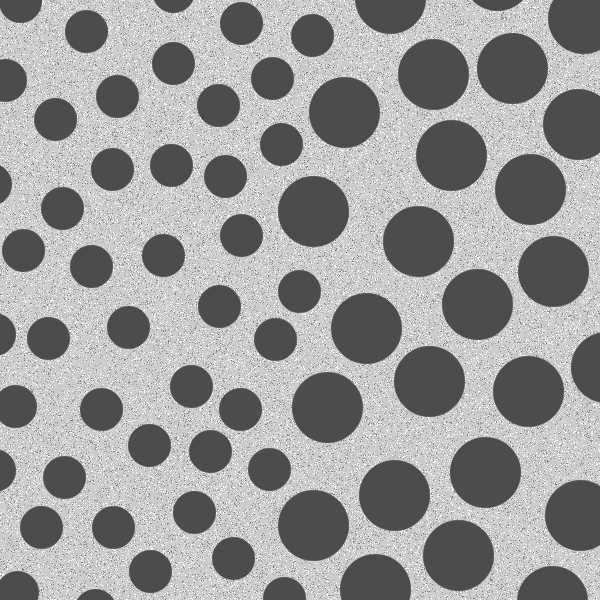
#> input picture AC2/figs/circulos.tif, 600 x 600 px, given in place of facensLogo.png, which was not available
$ python ex03pt2.py
#> lines starting #> are read from the running program, lines starting #| are printed output that depends on the picture; pictures that were not available may be replaced by others from this repository, and a replacement may not be noted
import cv2
import numpy as np
import matplotlib.pyplot as plt


img = cv2.imread('C:/Users/Lucas/Documents/visao computacional/2023S1_AC2/figs/facensLogo.png')
#> img is the input picture: shape (600, 600, 3); min 76, max 255, mean 153.6


hsv = cv2.cvtColor(img, cv2.COLOR_BGR2HSV)
#> hsv: shape (600, 600, 3); mean H, S, V 0, 0, 153.6


lower_blue = np.array([100, 50, 50])
upper_blue = np.array([130, 255, 255])


mask = cv2.inRange(hsv, lower_blue, upper_blue)
#> mask: shape (600, 600); every value is 0

result = np.zeros((img.shape[0], img.shape[1], 4), dtype=np.uint8)
result[mask > 0] = [255, 255, 255, 255]
result[mask == 0] = [0, 0, 0, 0]


import cv2
from matplotlib import pyplot as plt
import numpy as np

caminho = 'C:/Users/Lucas/Documents/visao computacional/2023S1_AC2/figs/facensVistaAerea.webp'
img = cv2.imread(caminho)
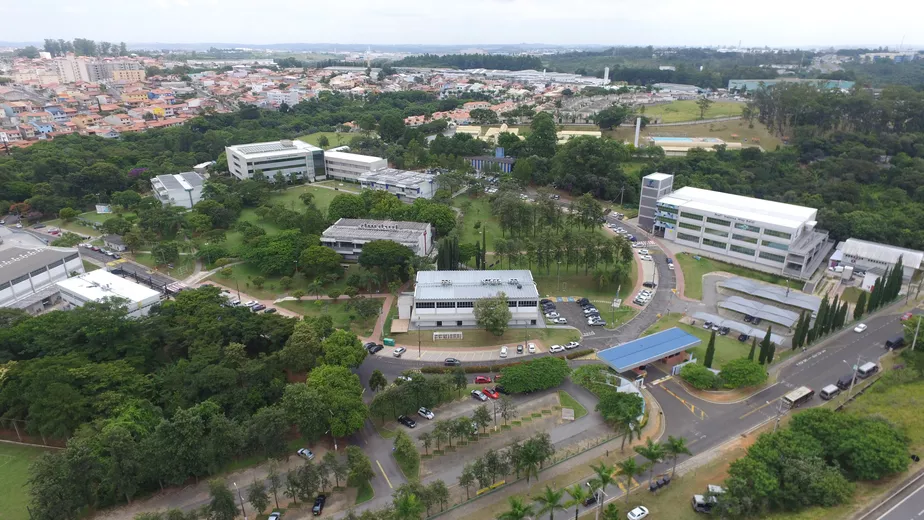
#> input picture AC2/figs/facensVistaAerea.webp, 924 x 520 px, found by its file name
#> img is the input picture: shape (520, 924, 3); mean B, G, R 110.7, 121.8, 115.7


altura, largura, _ = img.shape
#> altura = 520; largura = 924
x = largura//2
#> x = 462
y = altura//2
#> y = 260
cima_esquerda = img[0:y, 0:x]
cima_direita = img[0:y, x:largura]
baixo_esquerda = img[y:altura, 0:x]
baixo_direita = img[y:altura, x:largura]
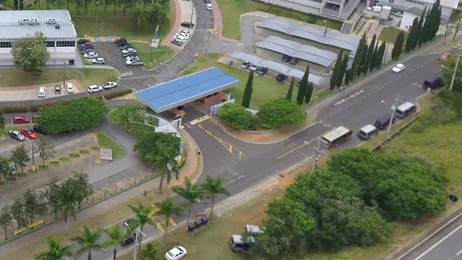
#> baixo_direita: shape (260, 462, 3); mean B, G, R 98.2, 115.1, 111.9


nova_largura = largura // 2
#> nova_largura = 462
nova_altura = altura // 2
#> nova_altura = 260

cima_esquerda_redimensionada = cv2.resize(cima_esquerda, (nova_largura, nova_altura))
cima_direita_redimensionada = cv2.resize(cima_direita, (nova_largura, nova_altura))
baixo_esquerda_redimensionada = cv2.resize(baixo_esquerda, (nova_largura, nova_altura))
baixo_direita_redimensionada = cv2.resize(baixo_direita, (nova_largura, nova_altura))

cima_esquerda_rotacionada = cv2.warpAffine(cima_esquerda_redimensionada, cv2.getRotationMatrix2D((nova_largura/2, nova_altura/2), 45, 1), (nova_largura, nova_altura))
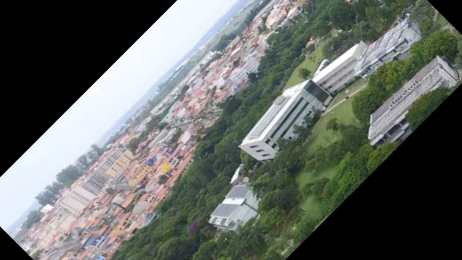
#> cima_esquerda_rotacionada: shape (260, 462, 3); mean B, G, R 100, 104.6, 100.1
cima_direita_rotacionada = cv2.warpAffine(cima_direita_redimensionada, cv2.getRotationMatrix2D((nova_largura/2, nova_altura/2), -45, 1), (nova_largura, nova_altura))
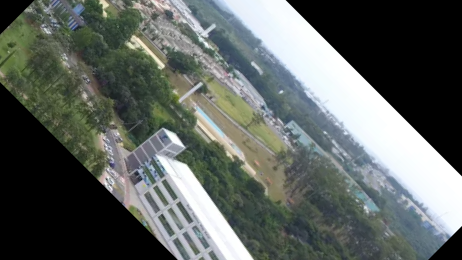
#> cima_direita_rotacionada: shape (260, 462, 3); mean B, G, R 96.7, 100.5, 94.6
baixo_esquerda_rotacionada = cv2.warpAffine(baixo_esquerda_redimensionada, cv2.getRotationMatrix2D((nova_largura/2, nova_altura/2), -45, 1), (nova_largura, nova_altura))
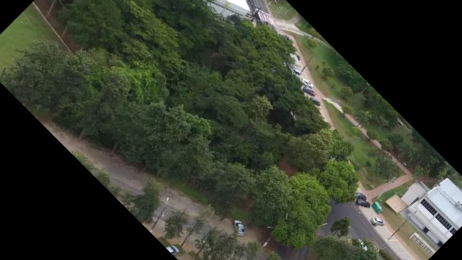
#> baixo_esquerda_rotacionada: shape (260, 462, 3); mean B, G, R 43.9, 58.4, 53
baixo_direita_rotacionada = cv2.warpAffine(baixo_direita_redimensionada, cv2.getRotationMatrix2D((nova_largura/2, nova_altura/2), 45, 1), (nova_largura, nova_altura))
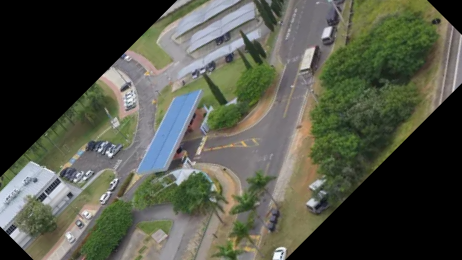
#> baixo_direita_rotacionada: shape (260, 462, 3); mean B, G, R 71.6, 84.7, 81.6

nova_imagem = np.zeros((altura, largura, 3), dtype=np.uint8)

nova_imagem[0:nova_altura, 0:nova_largura] = cima_esquerda_rotacionada
nova_imagem[0:nova_altura, nova_largura:largura] = cima_direita_rotacionada
nova_imagem[nova_altura:altura, 0:nova_largura] = baixo_esquerda_rotacionada
nova_imagem[nova_altura:altura, nova_largura:largura] = baixo_direita_rotacionada
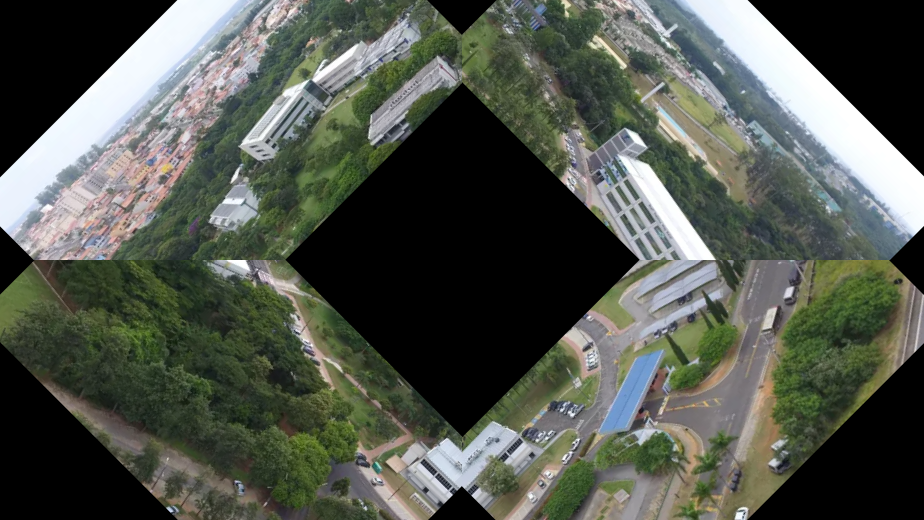
#> nova_imagem: shape (520, 924, 3); mean B, G, R 78.1, 87, 82.3

nova_imagem_rgb = cv2.cvtColor(nova_imagem, cv2.COLOR_BGR2RGB)


logo = cv2.imread('C:/Users/Lucas/Documents/visao computacional/2023S1_AC2/figs/facensLogo.png')


nova_imagem_rgba = cv2.cvtColor(nova_imagem_rgb, cv2.COLOR_RGB2RGBA)

alturaNovaLogo = int(nova_imagem_rgba.shape[0])
#> alturaNovaLogo = 520
larguraNovaLogo = int(nova_imagem_rgba.shape[1])
#> larguraNovaLogo = 924
canais = int(nova_imagem_rgba.shape[2])
#> canais = 4


imgResultQuadro = np.zeros((alturaNovaLogo, larguraNovaLogo, canais), dtype=np.uint8)

centro_y = alturaNovaLogo // 2
#> centro_y = 260
centro_x = larguraNovaLogo // 2
#> centro_x = 462
inicio_y = centro_y - (result.shape[0] // 2)
#> inicio_y = -40
inicio_x = centro_x - (result.shape[1] // 2)
#> inicio_x = 162
fim_y = inicio_y + result.shape[0]
#> fim_y = 560
fim_x = inicio_x + result.shape[1]
#> fim_x = 762
imgResultQuadro[:,:,3] = 0
#> (the run stopped early here; a loop or call above may not have finished)
